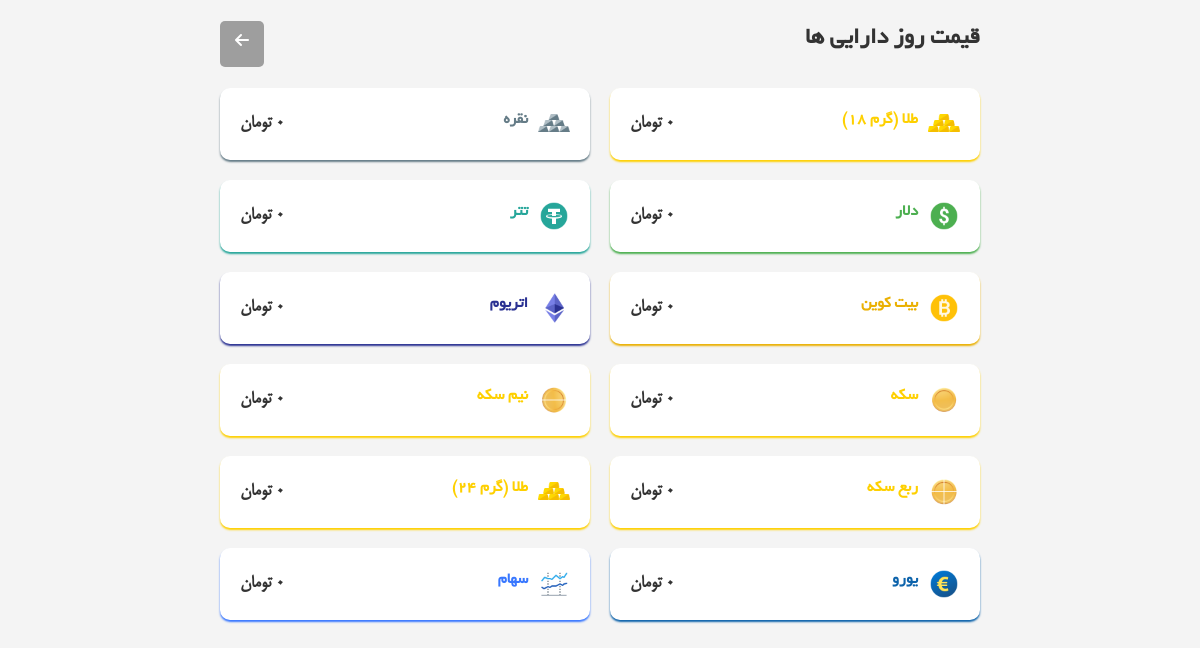
Page /page/price-list.php (signed in) on the committed database.
### tables this page shows
CREATE TABLE `asset` (
  `id` int(11) NOT NULL,
  `symbol` varchar(25) NOT NULL,
  `name` varchar(100) NOT NULL,
  `unit` varchar(10) NOT NULL,
  `color` varchar(10) NOT NULL DEFAULT '#868686'
);

### asset/lib/config.php (called while the page is built, shortened)
<?php
function format_price($price) {
    return number_format($price) . " تومان";
}
function get_current_price($asset,$type = "None") {
    if($asset == "Stock"){
        $url = PRICE_API . "?asset=Stock&type=" . urlencode($type) ;
    }
    else{
       $url = PRICE_API . "?asset=" . urlencode($asset) . "&type=None";
    }
    $response = file_get_contents($url);
    $data = json_decode($response, true);
    return $data['data']['price'] ?? 0;
}
function get_detail_page($asset_id){
    if($asset_id == 12)
        return 'stock.php';
    else
        return 'detail.php?id=' . $asset_id;
}
?>

### asset/lib/stock.php (called while the page is built, shortened)
<?php
function get_total_stock_value($user_id) {
    global $conn;
    $asset_id = 12;
    $total_current = 0;
    $sql = "(SELECT 'buy' as transaction_type, quantity, type, total_price FROM buy WHERE user = ? AND asset = ?)
            UNION ALL
            (SELECT 'sell' as transaction_type, quantity, type, total_price FROM sell WHERE user = ? AND asset = ?)";
    $stmt = $conn->prepare($sql);
    $stmt->bind_param("iiii", $user_id, $asset_id, $user_id, $asset_id);
    $stmt->execute();
    $transactions = $stmt->get_result()->fetch_all(MYSQLI_ASSOC);
    $net_quantities = [];
    return $total_current;
}
?>

### page/price-list.php (the view, shortened to what this page needs)
<?php
require_once '../asset/lib/config.php';
require_once '../asset/lib/stock.php';
$user_id = $_SESSION['user_id'];
$sql = "SELECT asset.*, COALESCE(balance.balance, 0) AS balance FROM asset LEFT JOIN balance ON asset.id = balance.asset AND balance.user = ?";
$stmt = $conn->prepare($sql);
$stmt->bind_param("i", $user_id);
$stmt->execute();
$result = $stmt->get_result();
$assets = [];
while ($row = $result->fetch_assoc()) {
    if($row['symbol'] == "Stock"){
        $current_price = get_total_stock_value($user_id);
        $balance = $current_price;
    }
    else{
        $current_price = get_current_price($row['symbol']);
        $balance = $row['balance'] * $current_price;
    }
    $assets[] = [
        'id' => $row['id'],
        'symbol' => $row['symbol'],
        'name' => $row['name'],
        'color' => $row['color'],
        'user_balance' => $balance,
        'current_price' => $current_price
    ];
}
usort($assets, function($a, $b) {
    $balanceComparison = $b['user_balance'] - $a['user_balance'];
    if ($balanceComparison == 0) {
        return $b['current_price'] - $a['current_price'];
    }
    return $balanceComparison;
});
?>
<!DOCTYPE html>
<html lang="en">
<head>
    <link rel="stylesheet" href="../asset/css/style.css">
    <link rel="stylesheet" href="https://cdnjs.cloudflare.com/ajax/libs/font-awesome/6.1.1/css/all.min.css">
</head>
<body>
    <div class="price-container">
        <header class="price-list-header">
            <h1>قیمت روز دارایی ها</h1>
            <a href="<?php echo "../index.php"?>" class="btn btn-back"><i class="fas fa-arrow-left"></i></a>
        </header>
        <main class="asset-grid">
            <?php foreach ($assets as $asset): ?>
                <a href="<?php echo get_detail_page($asset['id']); ?>"
                class="asset-card" style="box-shadow: 0 2px 2px  <?php echo htmlspecialchars($asset['color'], ENT_QUOTES, 'UTF-8'); ?> !important;">
                    <div class="asset-info">
                        <div class="row row1">
                            <div class="asset-title-icon">
                                <img class="asset-icon" alt="Asset Icon" src=<?php echo "../asset/img/icon/" . $asset['symbol'] . ".png"; ?>>
                                <p class="asset-title" style="color: <?php echo htmlspecialchars($asset['color'], ENT_QUOTES, 'UTF-8'); ?> !important;">
                                    <?php echo htmlspecialchars($asset['name'], ENT_QUOTES, 'UTF-8'); ?></p>                            </div>
                            <p class="asset-value numeric"><?php echo format_price($asset['current_price']); ?></p>
                        </div>
                    </div>
                </a>
            <?php endforeach; ?>
        </main>
    </div>
</body>
</html>

### asset/css/style.css (style rules this page uses)
* { box-sizing: border-box; margin: 0; padding: 0; }
body { font-family: BYekan, Arial, sans-serif; line-height: 1.6; background-color: #f4f4f4; color: #333; padding: 20px; direction:rtl; max-width: 800px; margin-right:auto; margin-left:auto; }
header { margin-bottom: 20px; }
h1 { font-size: 24px; margin-bottom: 10px; }
.btn { color: white; padding: 10px 20px; border: none; border-radius: 5px; cursor: pointer; font-family:BYekan; font-size: 16px; transition: background-color 0.3s ease; text-align:center; }
.btn-back { background-color: #9e9e9e; }
@media (min-width: 768px) { .asset-info { flex-direction: row; justify-content: space-between; } }
.btn { padding: 10px 15px; border-radius: 5px; text-decoration: none; font-weight: bold; transition: background-color 0.3s ease; }
.asset-grid { display: grid; grid-template-columns: repeat(auto-fill, minmax(250px, 1fr)); gap: 20px; }
.asset-card { background-color: white; border-radius: 10px; padding: 20px; text-decoration: none; color: inherit; transition: transform 0.3s ease, box-shadow 0.3s ease; box-shadow: 0 4px 6px rgba(0, 0, 0, 0.1); }
.asset-info { display: flex; flex-direction: column; gap: 10px; font-size: 16px; }
.row { display: flex; justify-content: space-between; }
.asset-title-icon { display: flex; gap: 10px; }
.asset-icon { width:32px; height:32px; }
.asset-title { color:#868686; font-weight:bold; }
.asset-value { font-size: 20px; font-weight: bold; }
.numeric { font-family:BMitra; }
.detail-header , .price-list-header { display: flex; justify-content: space-between; align-items: center; margin-bottom: 20px; }

### rows in the picture
asset: symbol (picture), name "طلا (گرم 18)", current_price "0 تومان"
asset: symbol (picture), name "نقره", current_price "0 تومان"
asset: shows a picture, name "دلار", current_price "0 تومان"
asset: symbol (picture), name "تتر", current_price "0 تومان"
asset: shows a picture, name "بیت کوین", current_price "0 تومان"
asset: shows a picture, name "اتریوم", current_price "0 تومان"
asset: symbol (picture), name "سکه", current_price "0 تومان"
asset: symbol (picture), name "نیم سکه", current_price "0 تومان"
asset: symbol (picture), name "ربع سکه", current_price "0 تومان"
asset: symbol (picture), name "طلا (گرم 24)", current_price "0 تومان"
asset: shows a picture, name "یورو", current_price "0 تومان"
asset: symbol (picture), name "سهام", current_price "0 تومان"
